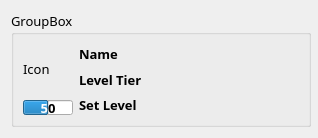
<?xml version="1.0" encoding="UTF-8"?>
<ui version="4.0">
 <class>EquipWidget</class>
 <widget class="QWidget" name="EquipWidget">
  <property name="geometry">
   <rect>
    <x>0</x>
    <y>0</y>
    <width>318</width>
    <height>125</height>
   </rect>
  </property>
  <property name="minimumSize">
   <size>
    <width>300</width>
    <height>0</height>
   </size>
  </property>
  <property name="maximumSize">
   <size>
    <width>318</width>
    <height>125</height>
   </size>
  </property>
  <property name="windowTitle">
   <string>Form</string>
  </property>
  <layout class="QHBoxLayout" name="horizontalLayout">
   <item>
    <widget class="QGroupBox" name="groupEquip">
     <property name="minimumSize">
      <size>
       <width>300</width>
       <height>0</height>
      </size>
     </property>
     <property name="maximumSize">
      <size>
       <width>300</width>
       <height>16777215</height>
      </size>
     </property>
     <property name="font">
      <font>
       <family>나눔스퀘어 네오 Regular</family>
       <pointsize>10</pointsize>
      </font>
     </property>
     <property name="title">
      <string>GroupBox</string>
     </property>
     <layout class="QHBoxLayout" name="horizontalLayout_2">
      <item>
       <layout class="QVBoxLayout" name="verticalLayout_3">
        <item>
         <widget class="QLabel" name="lbIcon">
          <property name="minimumSize">
           <size>
            <width>50</width>
            <height>50</height>
           </size>
          </property>
          <property name="maximumSize">
           <size>
            <width>50</width>
            <height>50</height>
           </size>
          </property>
          <property name="text">
           <string>Icon</string>
          </property>
         </widget>
        </item>
        <item>
         <widget class="QProgressBar" name="barQual">
          <property name="minimumSize">
           <size>
            <width>50</width>
            <height>15</height>
           </size>
          </property>
          <property name="maximumSize">
           <size>
            <width>50</width>
            <height>15</height>
           </size>
          </property>
          <property name="font">
           <font>
            <family>나눔스퀘어 네오 Bold</family>
            <pointsize>10</pointsize>
            <bold>true</bold>
           </font>
          </property>
          <property name="value">
           <number>50</number>
          </property>
          <property name="alignment">
           <set>Qt::AlignCenter</set>
          </property>
          <property name="textVisible">
           <bool>true</bool>
          </property>
          <property name="orientation">
           <enum>Qt::Horizontal</enum>
          </property>
          <property name="invertedAppearance">
           <bool>false</bool>
          </property>
          <property name="format">
           <string>%p</string>
          </property>
         </widget>
        </item>
       </layout>
      </item>
      <item>
       <layout class="QVBoxLayout" name="verticalLayout_2">
        <item>
         <widget class="QLabel" name="lbName">
          <property name="font">
           <font>
            <family>나눔스퀘어 네오 Bold</family>
            <pointsize>10</pointsize>
            <bold>true</bold>
           </font>
          </property>
          <property name="text">
           <string>Name</string>
          </property>
         </widget>
        </item>
        <item>
         <widget class="QLabel" name="lbLevelTier">
          <property name="font">
           <font>
            <family>나눔스퀘어 네오 Bold</family>
            <pointsize>10</pointsize>
            <bold>true</bold>
           </font>
          </property>
          <property name="text">
           <string>Level Tier</string>
          </property>
         </widget>
        </item>
        <item>
         <widget class="QLabel" name="lbSetLevel">
          <property name="font">
           <font>
            <family>나눔스퀘어 네오 Bold</family>
            <pointsize>10</pointsize>
            <bold>true</bold>
           </font>
          </property>
          <property name="text">
           <string>Set Level</string>
          </property>
         </widget>
        </item>
       </layout>
      </item>
     </layout>
    </widget>
   </item>
  </layout>
 </widget>
 <resources/>
 <connections/>
</ui>
